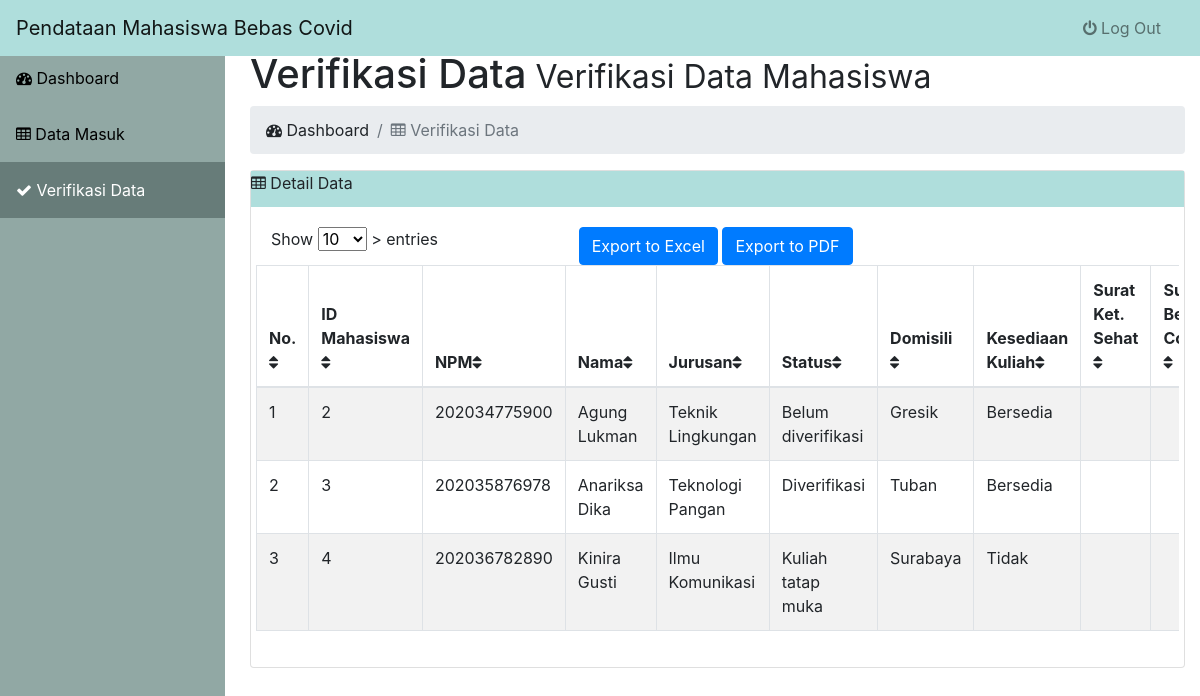
Page /ver-data.php (signed in) on the committed database.
### tables this page shows
CREATE TABLE `tb_data` (
  `id_data` int(20) NOT NULL,
  `alamat` varchar(200) NOT NULL,
  `domisili` varchar(100) NOT NULL,
  `riwayat_cov` varchar(50) NOT NULL,
  `kontak_cov` varchar(50) NOT NULL,
  `riwayat_vaksin` varchar(50) NOT NULL,
  `kesediaan_kuliah` varchar(50) NOT NULL,
  `id_admin` int(5) NOT NULL,
  `id_mhs` int(100) NOT NULL
);

CREATE TABLE `tb_mhs` (
  `id_mhs` int(11) NOT NULL,
  `npm_mhs` varchar(100) DEFAULT NULL,
  `nama_mhs` varchar(100) NOT NULL,
  `password_mhs` varchar(50) NOT NULL,
  `email` varchar(100) NOT NULL,
  `jurusan` varchar(100) NOT NULL,
  `fakultas` varchar(100) NOT NULL,
  `status_ver` varchar(100) NOT NULL
);

### data-index.php (called while the page is built, shortened)
<?php
include('connect.php');
$query_detail = "SELECT im.id_mhs, npm_mhs, nama_mhs, jurusan, status_ver, d.domisili, kesediaan_kuliah,
fb.file_bebascov, f.file_ketsehat FROM tb_mhs im LEFT JOIN tb_data d USING (id_mhs)
LEFT JOIN tb_bebascov fb USING (id_mhs)
LEFT JOIN tb_ketsehat f USING (id_mhs)";
$hasil_detail=mysqli_query($koneksi, $query_detail);

### ver-data.php (the view, shortened to what this page needs)
<!DOCTYPE html>
<html lang="en">
  <head>
    <link rel="stylesheet" href="assets/css/bootstrap.min.css"/>
    <link rel="stylesheet" type="text/css" href="assets/css/pendataan.css">
    <link rel="stylesheet" href="font-awesome/css/font-awesome.min.css">
  </head>
  <body>
    <?php
      include 'data-index.php';
    ?>
    <div id="wrapper">
      <nav class="navbar navbar-inverse fixed-top navbar-expand-lg navbar-light bg-light">
        <a class="navbar-brand" href="#">Pendataan Mahasiswa Bebas Covid</a>
        <div class="collapse navbar-collapse" id="navbarSupportedContent">
          <ul class="navbar-nav ml-auto">
            <li class="nav-item ">
              <a href="logout-adm.php" class="nav-link"><i class="fa fa-power-off"></i> Log Out</a>
            </li>
          </ul>
        </div>
      </nav>
        <div class="sidebar">
          <a  href="index.php"><i class="fa fa-dashboard"></i> Dashboard</a>
          <a href="data-masuk.php"><i class="fa fa-table"></i> Data Masuk</a>
          <a class="active" href="ver-data.php"><i class="fa fa-check"></i> Verifikasi Data</a>
        </div>
      <div id="page-wrapper">
        <div class="row">
          <div class="col-lg-12">
            <nav aria-label="breadcrumb">
                <h1>Verifikasi Data<small> Verifikasi Data Mahasiswa</small></h1>
                <ol class="breadcrumb">
                    <li class="breadcrumb-item"><i class="fa fa-dashboard"></i> Dashboard</li>
                    <li class="breadcrumb-item active"><i class="fa fa-table"></i> Verifikasi Data</li>
                </ol>
            </nav>
          </div>
        </div>
        <div class="row">
          <div class="col-lg-12">
            <div class="card card-primary ">
              <div class="card-heading bg-light" >
                <p class="card-title text-black "><i class="fa fa-table"></i> Detail Data</p>
              </div>
              <div class="card-body ">
                <div class="row">
                  <div class="col-sm-4">
                    <div class="dataTables_length" id="datatable_length">
                      <label>
                        Show
                        <select class="datatable_length"
                        aria-controls="datatable" class="form-control input-sm">
                          <option value="10">10</option>
                        </select> >
                         entries
                      </label>
                    </div>
                 </div>
                <div class="col-sm-8">
                        <a href="exportexcel.php"><button type="button" class="btn btn-primary">Export to Excel</button></a>
                        <a href="exportpdf.php"><button type="button" class="btn btn-primary">Export to PDF</button></a>
                </div>
                <br>
                <div class="table-responsive">
                  <table class="table table-bordered table-hover table-striped tablesorter">
                    <thead>
                      <tr role="row">
                      <th class="sorting_desc"tabindex="0" aria-controls="datatable"
                        rowspan="1" colspan="1" aria-label="ID Mahasiswa: activate to sort column ascending"
                        style="width: 102px;" aria-sort="descending">No.<i class="fa fa-sort"></i></th>
                        <th class="sorting_desc"tabindex="0" aria-controls="datatable"
                        rowspan="1" colspan="1" aria-label="ID Mahasiswa: activate to sort column ascending"
                        style="width: 102px;" aria-sort="descending">ID Mahasiswa<i class="fa fa-sort"></i></th>
                        <th class="sorting_desc"tabindex="0" aria-controls="datatable"
                        rowspan="1" colspan="1" aria-label="NPM: activate to sort column ascending"
                        style="width: 102px;" aria-sort="descending">NPM<i class="fa fa-sort"></i></th>
                        <th class="sorting_desc"tabindex="0" aria-controls="datatable"
                        rowspan="1" colspan="1" aria-label="Nama: activate to sort column ascending"
                        style="width: 102px;" aria-sort="descending">Nama<i class="fa fa-sort"></i></th>
                        <th class="sorting_desc"tabindex="0" aria-controls="datatable"
                        rowspan="1" colspan="1" aria-label="Jurusan: activate to sort column ascending"
                        style="width: 102px;" aria-sort="descending">Jurusan<i class="fa fa-sort"></i></th>
                        <th class="sorting_desc"tabindex="0" aria-controls="datatable"
                        rowspan="1" colspan="1" aria-label="Status: activate to sort column ascending"
                        style="width: 102px;" aria-sort="descending">Status<i class="fa fa-sort"></i></th>
                        <th class="sorting_desc"tabindex="0" aria-controls="datatable"
                        rowspan="1" colspan="1" aria-label="Domisili: activate to sort column ascending"
                        style="width: 102px;" aria-sort="descending">Domisili<i class="fa fa-sort"></i></th>
                        <th class="sorting_desc"tabindex="0" aria-controls="datatable"
                        rowspan="1" colspan="1" aria-label="Tgl. Transaki: activate to sort column ascending"
                        style="width: 102px;" aria-sort="descending">Kesediaan Kuliah<i class="fa fa-sort"></i></th>
                        <th class="sorting_desc"tabindex="0" aria-controls="datatable"
                        rowspan="1" colspan="1" aria-label="Surat Ket.Sehat: activate to sort column ascending"
                        style="width: 102px;" aria-sort="descending">Surat Ket. Sehat<i class="fa fa-sort"></i></th>
                        <th class="sorting_desc"tabindex="0" aria-controls="datatable"
                        rowspan="1" colspan="1" aria-label="Surat Bebas Covid: activate to sort column ascending"
                        style="width: 102px;" aria-sort="descending">Surat Bebas Covid<i class="fa fa-sort"></i></th>
                      </tr>
                    </thead>
                    <tbody>
                      <?php
                      $no=1;
                        while ($tampil_detail=mysqli_fetch_assoc($hasil_detail)){
                          echo '<tr>
                              <td>'.$no++.'</td>
                              <td>'.$tampil_detail['id_mhs'].'</td>
                              <td>'.$tampil_detail['npm_mhs'].'</td>
                              <td>'.$tampil_detail['nama_mhs'].'</td>
                              <td>'.$tampil_detail['jurusan'].'</td>
                              <td>'.$tampil_detail['status_ver'].'</td>
                              <td>'.$tampil_detail['domisili'].'</td>
                              <td>'.$tampil_detail['kesediaan_kuliah'].'</td>
                              <td>'.$tampil_detail['file_bebascov'].'</td>
                              <td>'.$tampil_detail['file_ketsehat'].'</td>
                              <td><a class="btn btn-primary" href="verifikasi.php?id_mhs='.$tampil_detail['id_mhs'].'">
                              <i class="icon-edit"></i>Update</a></td>
                          </tr>';
                        }
                      ?>
                    </tbody>
                  </table>
                </div>
              </div>
            </div>
          </div>
      </div>
    </div>
  </body>
</html>

### assets/css/pendataan.css (style rules this page uses)
body { height: 100%; margin-top: 0; }
#wrapper { padding-left: 0; width: 100%; align-items: stretch; }
#page-wrapper { width: 100%; padding: 50px 15px; }
table.tablesorter thead { cursor: pointer; }
.sidebar { min-height: 100vh; width: 225px; margin: 0; padding: 0; background-color: #91A8A4; position: fixed; height: 100%; overflow: auto; top: 50px; }
.sidebar a { display: block; color: black; padding: 16px; text-decoration: none; }
.sidebar a.active { background-color: #677C79; color: white; }
@media (min-width:768px) { #wrapper { width: 100%; padding-left: 0; } }
@media (min-width:768px) { #page-wrapper { padding-left: 250px; } }
@media (min-width:768px) { .navbar-collapse { padding-left: 15px !important; padding-right: 15px !important; } }

### rows in the picture
tb_data: id_mhs.id_mhs "2", id_mhs.npm_mhs "202034775900", id_mhs.nama_mhs "Agung Lukman", id_mhs.jurusan "Teknik Lingkungan", id_mhs.status_ver "Belum diverifikasi", domisili "Gresik", kesediaan_kuliah "Bersedia"
tb_data: id_mhs.id_mhs "3", id_mhs.npm_mhs "202035876978", id_mhs.nama_mhs "Anariksa Dika", id_mhs.jurusan "Teknologi Pangan", id_mhs.status_ver "Diverifikasi", domisili "Tuban", kesediaan_kuliah "Bersedia"
tb_data: id_mhs.id_mhs "4", id_mhs.npm_mhs "202036782890", id_mhs.nama_mhs "Kinira Gusti", id_mhs.jurusan "Ilmu Komunikasi", id_mhs.status_ver "Kuliah tatap muka", domisili "Surabaya", kesediaan_kuliah "Tidak"
